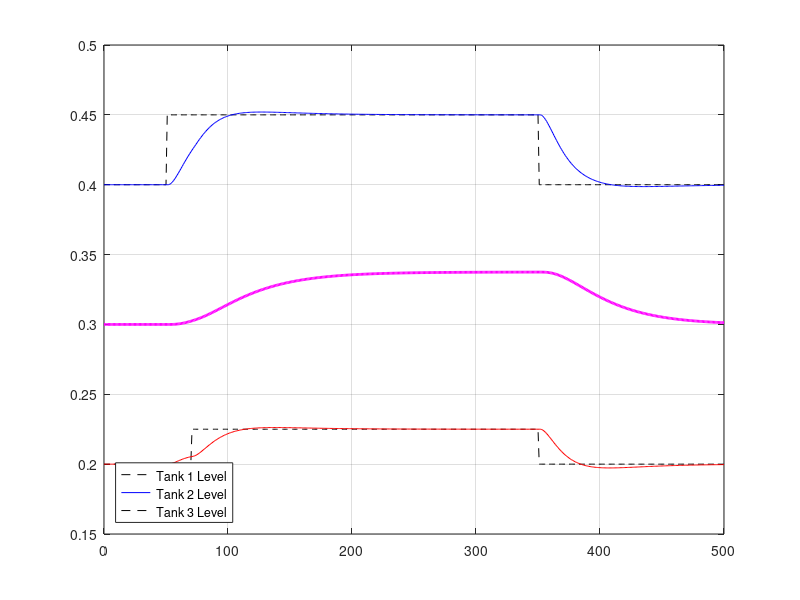

The MATLAB script that drew this image: (Note: this script raises an error after producing the figure.)
clc
load('stealth_att_fig')
formatSpec = '%f';
fsz = 10;
% No_attack
h1=figure(1)
set(gca, 'FontSize', fsz, 'LineWidth', 1.5); 
plot(n,abs_inp_ref(1,1:length(n)),'k--',...
     n,no_attack(1,1:length(n)),'b',...
     n,abs_inp_ref(2,1:length(n)),'k--',...
     n,no_attack(2,1:length(n)),'r',...
     n,no_attack(3,1:length(n)),'m',...
     'LineWidth',2),grid
 
g = legend('Tank 1 Level','Tank 2 Level','Tank 3 Level','Location','southwest');
g.FontSize = 14;
grid on
axis([20 500 0 0.5])
grid on;
xlabel('Time (s)')
ylabel('Tank Level (m)')
title({'Matlab Simulation', 'Plant Behavior Without Attacks'});
matlab2tikz('graficas/tikz/fran_no_attack.tikz', 'showInfo', false, 'parseStrings', false, 'standalone', false, 'height', '\figureheight', 'width', '\figurewidth');
matlab2tikz('graficas/tikz/std_fran_no_attack.tikz', 'showInfo', false, 'parseStrings', false, 'standalone', true, 'height', '0.5\columnwidth', 'width', '0.8\columnwidth');
 
% Stealth attack without defense
h2=figure(2), 
set(gca, 'FontSize', fsz, 'LineWidth', 1.5); 
plot(n,abs_inp_ref(1,1:length(n)),'k--',...
     n,s_attack(1,1:length(n)),'b',...
     n,abs_inp_ref(2,1:length(n)),'k--',...
     n,s_attack(2,1:length(n)),'r',...
     n,s_attack(3,1:length(n)),'m',...
     'LineWidth',2),grid
 
g = legend('Tank 1 Level','Tank 2 Level','Tank 3 Level','Location','southwest');
g.FontSize = 14;
grid on
axis([20 500 0 0.5])
grid on;
xlabel('Time (s)')
ylabel('Tank Level (m)')
title({'Matlab Simulation','Plant Behavior With Stealth Attack without Defense'});
matlab2tikz('graficas/tikz/fran_diff_no_def.tikz', 'showInfo', false, 'parseStrings', false, 'standalone', false, 'height', '\figureheight', 'width', '\figurewidth');
matlab2tikz('graficas/tikz/std_fran_diff_no_def.tikz', 'showInfo', false, 'parseStrings', false, 'standalone', true, 'height', '0.5\columnwidth', 'width', '0.8\columnwidth');

% Stealth attack with defense
h3=figure(3)
set(gca, 'FontSize', fsz, 'LineWidth', 1.5); 
plot(n,abs_inp_ref(1,1:length(n)),'k--',...
     n,s_attack_d(1,1:length(n)),'b',...
     n,abs_inp_ref(2,1:length(n)),'k--',...
     n,s_attack_d(2,1:length(n)),'r',...
     n,s_attack(3,1:length(n)),'m',...
     'LineWidth',2),grid 
 g = legend('Tank 1 Level','Tank 2 Level','Tank 3 Level','Location','southwest');
g.FontSize = 14;
grid on
axis([20 500 0 0.5])
grid on;
xlabel('Time (s)')
ylabel('Tank 1 Level (m)')
title({'Matlab Simulation', 'Plant Behavior With Stealth Attack with Defense'});
matlab2tikz('graficas/tikz/fran_diff_def.tikz', 'showInfo', false, 'parseStrings', false, 'standalone', false, 'height', '\figureheight', 'width', '\figurewidth');
matlab2tikz('graficas/tikz/std_fran_diff_def.tikz', 'showInfo', false, 'parseStrings', false, 'standalone', true, 'height', '0.5\columnwidth', 'width', '0.8\columnwidth');

